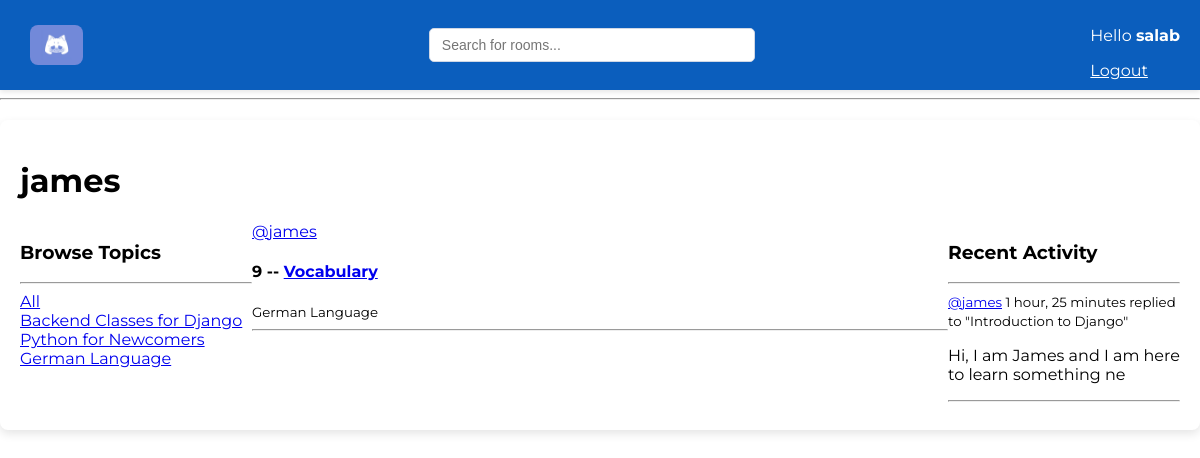
The app's page /profile/2/ (signed in) with its own data.
### base/models.py (models this page shows, shortened)
class Topic(models.Model):
    name = models.CharField(max_length=200)

class Room(models.Model):
    host = models.ForeignKey(User, on_delete=models.SET_NULL, null=True)
    topic = models.ForeignKey(Topic, on_delete=models.SET_NULL, null=True)
    name = models.CharField(max_length=200)
    description = models.TextField(null=True, blank=True)
    participants = models.ManyToManyField(User, related_name="participants", blank=True)
    updated = models.DateTimeField(auto_now=True)
    created = models.DateTimeField(auto_now_add=True)
    class Meta:
        ordering = ["-updated", "-created"]
    def __str__(self):
        return self.name

class Message(models.Model):
    user = models.ForeignKey(User, on_delete=models.CASCADE)
    room = models.ForeignKey(Room, on_delete=models.CASCADE)
    body = models.TextField()
    updated = models.DateTimeField(auto_now=True)
    created = models.DateTimeField(auto_now_add=True)
    class Meta:
        ordering = ["-updated", "-created"]
    def __str__(self):
        return self.body[0:50]

### base/views.py (the view)
# urls.py: path('profile/<str:pk>/', views.userProfile, name='user-profile'),
def userProfile(request, pk):
    user = User.objects.get(id=pk)
    rooms = user.room_set.all()  # Rooms created by the user
    room_messages = user.message_set.all()  # Messages sent by the user
    topics = Topic.objects.all()
    context = {"user":user, "rooms": rooms, "room_messages":room_messages, "topics":topics}
    return render(request, 'base/profile.html', context)

### base/templates/base/profile.html (shortened to what this page needs)
{% extends "main.html" %}
{% block content %}
<h1>{{ user.username }}</h1>
<div class="profile-container">
    <div>
        {% include "base/topics_component.html" %}
    </div>
    <div>
        {% include "base/feed_component.html" %}
    </div>
    <div>
        {% include "base/activity_component.html" %}
    </div>
</div>
{% endblock content %}

### templates/navbar.html
{% load static %}
<div class="navbar-container">
  <a href="/">
    <div class="logo-container">
      <img src="{% static 'images/logo.jpg' %}" alt="App Logo" class="logo">
    </div>
  </a>
  <form action='{% url "home" %}' method="GET">
    <input type="text" name="q" placeholder="Search for rooms..." id="navbar-search"/>
  </form>
  <div class="login-button">
    {% if request.user.is_authenticated %}
    <p>Hello <span id="hello-user">{{request.user}}</span></p>
    <a href='{% url "logout" %}' id="logout-link">Logout</a>
    {% else %}
    <a href='{% url "login" %}' id="login-link">Login</a>
    {% endif %}
  </div>
</div>
<hr />

### base/templates/base/topics_component.html
<h3>Browse Topics</h3>
<hr>
<a href={% url "home"  %}>All</a>
{% for topic in topics  %}
<div>
    <a href='{% url "home"  %}?q={{topic.name}}'>{{topic.name}}</a>
</div>
{% endfor %}

### base/templates/base/feed_component.html (shortened to what this page needs)
<div>
    {% for room in rooms %}
    <div>
        <a href='{% url "user-profile" room.host.id %}'>@{{room.host.username}}</a>
        <h4>{{room.id}} -- <a href='{% url "room" room.id %}'>{{room.name}}</a></h4>
        <small>{{room.topic.name}}</small>
        <hr>
    </div>
    {% endfor %}
</div>

### base/templates/base/activity_component.html (shortened to what this page needs)
<h3>Recent Activity</h3>
<hr>
{% for message in room_messages %}
<div>
    <small>
        <a href="{% url 'user-profile' message.user.id %}">@{{message.user}}</a>
        {{message.created|timesince}}
    </small>
    <small>replied to "{{message.room}}"</small>
    <p>{{message}}</p>
    <hr>
</div>
{% endfor %}

### static/styles/main.css (style rules this page uses)
body { font-family: "Montserrat", serif; font-optical-sizing: auto; font-style: normal; margin: 0; padding: 0; }
.navbar-container { background-color: #0b5ebd; padding: 10px 20px; display: flex; justify-content: space-between; align-items: center; box-shadow: 0 2px 5px rgba(0, 0, 0, 0.1); }
#navbar-search { width: 300px; padding: 8px 12px; border: 1px solid #d0d7e5; border-radius: 5px; font-size: 14px; outline: none; transition: border-color 0.3s ease, box-shadow 0.3s ease; }
#hello-user { font-weight: bold; }
.login-button { display:grid; color: #ffffff; }
#logout-link { color: #ffffff; }
.logo-container { display: flex; align-items: center; padding: 10px; }
.logo { height: 40px; border-radius: 8px; }

### base/templates/base/profile.html (style rules this page uses)
.profile-container { display: grid; grid-template-columns: 1fr 3fr 1fr; }

### records on screen
Topic: name "Backend Classes for Django"
Topic: name "Python for Newcomers"
Topic: name "German Language"
Room: host.username "james", id "9", name "Vocabulary", topic.name "German Language"
Message: user "james", created "1 hour, 25 minutes", room "Introduction to Django", body "Hi, I am James and I am here to learn something ne"

### other values on screen
{{ request.user }} "salab"
{{ user.username }} "james"
